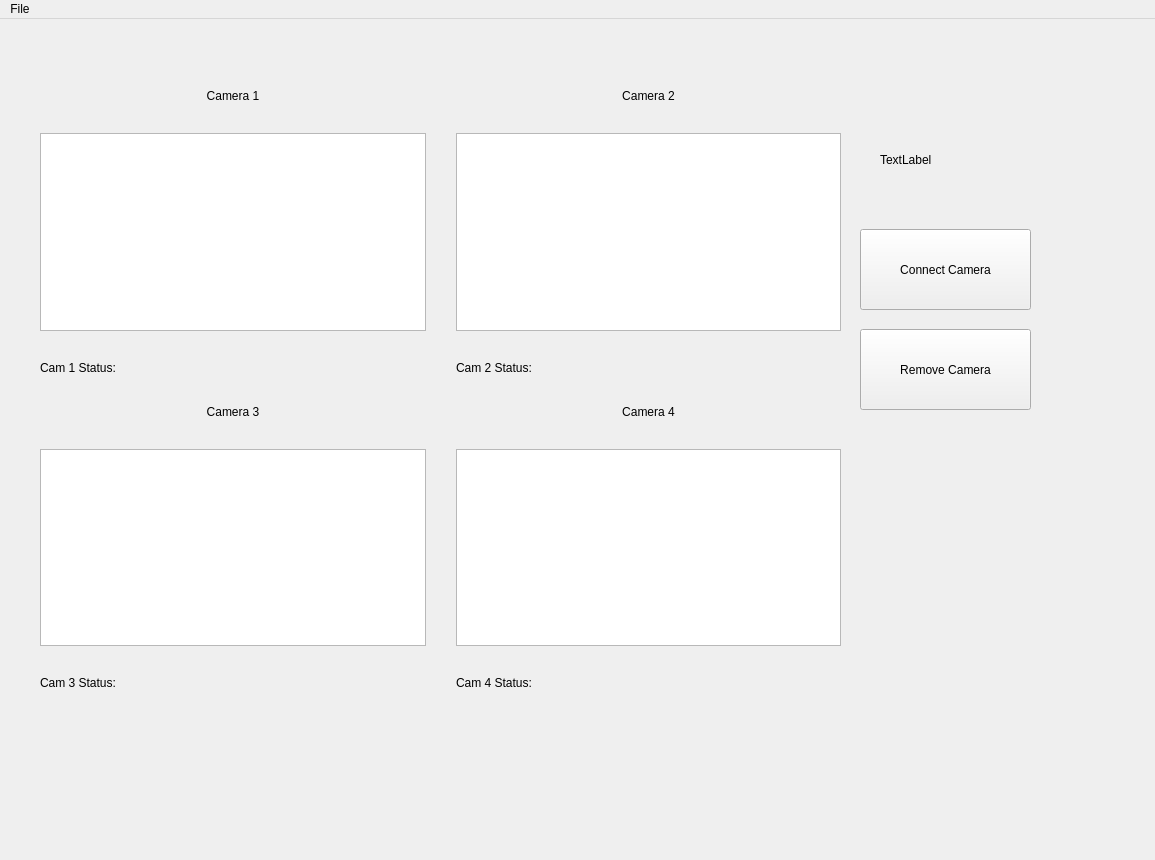
<?xml version="1.0" encoding="UTF-8"?>
<ui version="4.0">
 <class>MainWindow</class>
 <widget class="QMainWindow" name="MainWindow">
  <property name="geometry">
   <rect>
    <x>0</x>
    <y>0</y>
    <width>1155</width>
    <height>860</height>
   </rect>
  </property>
  <property name="windowTitle">
   <string>Kız Böcegi TİKA Kontrol Yazilimi</string>
  </property>
  <widget class="QWidget" name="centralwidget">
   <widget class="QPushButton" name="connect_camera_button">
    <property name="geometry">
     <rect>
      <x>860</x>
      <y>210</y>
      <width>171</width>
      <height>81</height>
     </rect>
    </property>
    <property name="text">
     <string>Connect Camera</string>
    </property>
   </widget>
   <widget class="QLabel" name="label">
    <property name="geometry">
     <rect>
      <x>880</x>
      <y>130</y>
      <width>85</width>
      <height>22</height>
     </rect>
    </property>
    <property name="text">
     <string>TextLabel</string>
    </property>
   </widget>
   <widget class="QWidget" name="layoutWidget">
    <property name="geometry">
     <rect>
      <x>40</x>
      <y>70</y>
      <width>801</width>
      <height>601</height>
     </rect>
    </property>
    <layout class="QGridLayout" name="gridLayout">
     <property name="leftMargin">
      <number>0</number>
     </property>
     <property name="spacing">
      <number>30</number>
     </property>
     <item row="0" column="0">
      <layout class="QVBoxLayout" name="verticalLayout">
       <item>
        <widget class="QLabel" name="label_cam_1">
         <property name="layoutDirection">
          <enum>Qt::LeftToRight</enum>
         </property>
         <property name="text">
          <string>Camera 1</string>
         </property>
         <property name="alignment">
          <set>Qt::AlignCenter</set>
         </property>
        </widget>
       </item>
       <item>
        <widget class="Graphics_View" name="frame_1">
         <property name="sceneRect">
          <rectf>
           <x>0.000000000000000</x>
           <y>0.000000000000000</y>
           <width>0.000000000000000</width>
           <height>0.000000000000000</height>
          </rectf>
         </property>
        </widget>
       </item>
       <item>
        <widget class="QLabel" name="cam_1_status_label">
         <property name="text">
          <string>Cam 1 Status:</string>
         </property>
        </widget>
       </item>
      </layout>
     </item>
     <item row="0" column="1">
      <layout class="QVBoxLayout" name="verticalLayout_2">
       <item>
        <widget class="QLabel" name="label_cam_2">
         <property name="layoutDirection">
          <enum>Qt::LeftToRight</enum>
         </property>
         <property name="text">
          <string>Camera 2</string>
         </property>
         <property name="alignment">
          <set>Qt::AlignCenter</set>
         </property>
        </widget>
       </item>
       <item>
        <widget class="Graphics_View" name="frame_2">
         <property name="sceneRect">
          <rectf>
           <x>0.000000000000000</x>
           <y>0.000000000000000</y>
           <width>0.000000000000000</width>
           <height>0.000000000000000</height>
          </rectf>
         </property>
        </widget>
       </item>
       <item>
        <widget class="QLabel" name="cam_2_status_label">
         <property name="text">
          <string>Cam 2 Status:</string>
         </property>
        </widget>
       </item>
      </layout>
     </item>
     <item row="1" column="0">
      <layout class="QVBoxLayout" name="verticalLayout_3">
       <item>
        <widget class="QLabel" name="label_cam_3">
         <property name="layoutDirection">
          <enum>Qt::LeftToRight</enum>
         </property>
         <property name="text">
          <string>Camera 3</string>
         </property>
         <property name="alignment">
          <set>Qt::AlignCenter</set>
         </property>
        </widget>
       </item>
       <item>
        <widget class="Graphics_View" name="frame_3">
         <property name="sceneRect">
          <rectf>
           <x>0.000000000000000</x>
           <y>0.000000000000000</y>
           <width>0.000000000000000</width>
           <height>0.000000000000000</height>
          </rectf>
         </property>
        </widget>
       </item>
       <item>
        <widget class="QLabel" name="cam_3_status_label">
         <property name="text">
          <string>Cam 3 Status:</string>
         </property>
        </widget>
       </item>
      </layout>
     </item>
     <item row="1" column="1">
      <layout class="QVBoxLayout" name="verticalLayout_4">
       <item>
        <widget class="QLabel" name="label_cam_4">
         <property name="layoutDirection">
          <enum>Qt::LeftToRight</enum>
         </property>
         <property name="text">
          <string>Camera 4</string>
         </property>
         <property name="alignment">
          <set>Qt::AlignCenter</set>
         </property>
        </widget>
       </item>
       <item>
        <widget class="Graphics_View" name="frame_4">
         <property name="sceneRect">
          <rectf>
           <x>0.000000000000000</x>
           <y>0.000000000000000</y>
           <width>0.000000000000000</width>
           <height>0.000000000000000</height>
          </rectf>
         </property>
        </widget>
       </item>
       <item>
        <widget class="QLabel" name="cam_4_status_label">
         <property name="text">
          <string>Cam 4 Status:</string>
         </property>
        </widget>
       </item>
      </layout>
     </item>
    </layout>
   </widget>
   <widget class="QPushButton" name="remove_camera_button">
    <property name="geometry">
     <rect>
      <x>860</x>
      <y>310</y>
      <width>171</width>
      <height>81</height>
     </rect>
    </property>
    <property name="text">
     <string>Remove Camera</string>
    </property>
   </widget>
  </widget>
  <widget class="QMenuBar" name="menubar">
   <property name="geometry">
    <rect>
     <x>0</x>
     <y>0</y>
     <width>1155</width>
     <height>22</height>
    </rect>
   </property>
   <widget class="QMenu" name="menuFile">
    <property name="title">
     <string>File</string>
    </property>
   </widget>
   <addaction name="menuFile"/>
  </widget>
 </widget>
 <customwidgets>
  <customwidget>
   <class>Graphics_View</class>
   <extends>QGraphicsView</extends>
   <header location="global">main_window_constructor</header>
  </customwidget>
 </customwidgets>
 <resources/>
 <connections/>
 <slots>
  <slot>button_Connections()</slot>
 </slots>
</ui>
